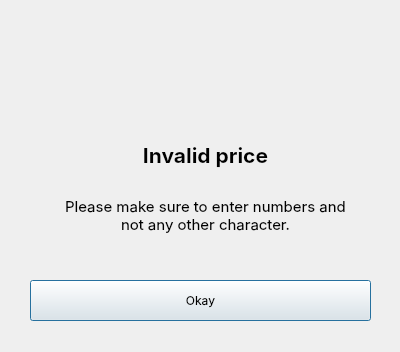
<?xml version="1.0" encoding="UTF-8"?>
<ui version="4.0">
 <class>Dialog</class>
 <widget class="QDialog" name="Dialog">
  <property name="geometry">
   <rect>
    <x>0</x>
    <y>0</y>
    <width>400</width>
    <height>352</height>
   </rect>
  </property>
  <property name="windowTitle">
   <string>Dialog</string>
  </property>
  <widget class="QPushButton" name="okay_btn">
   <property name="geometry">
    <rect>
     <x>30</x>
     <y>280</y>
     <width>341</width>
     <height>41</height>
    </rect>
   </property>
   <property name="font">
    <font>
     <family>SF Pro Display</family>
     <pointsize>9</pointsize>
    </font>
   </property>
   <property name="text">
    <string>Okay</string>
   </property>
  </widget>
  <widget class="QLabel" name="label">
   <property name="geometry">
    <rect>
     <x>150</x>
     <y>30</y>
     <width>100</width>
     <height>100</height>
    </rect>
   </property>
   <property name="text">
    <string/>
   </property>
   <property name="pixmap">
    <pixmap>[SUB] Information Management/Transaction-Management-System-main/Transaction-Management-System/POP_UP/1-Categories/delete_warning.png</pixmap>
   </property>
   <property name="scaledContents">
    <bool>true</bool>
   </property>
  </widget>
  <widget class="QLabel" name="label_2">
   <property name="geometry">
    <rect>
     <x>10</x>
     <y>120</y>
     <width>391</width>
     <height>71</height>
    </rect>
   </property>
   <property name="font">
    <font>
     <family>SF Pro Display</family>
     <pointsize>16</pointsize>
     <weight>75</weight>
     <bold>true</bold>
    </font>
   </property>
   <property name="text">
    <string>&lt;html&gt;&lt;head/&gt;&lt;body&gt;&lt;p align=&quot;center&quot;&gt;Invalid price&lt;/p&gt;&lt;/body&gt;&lt;/html&gt;</string>
   </property>
  </widget>
  <widget class="QLabel" name="label_4">
   <property name="geometry">
    <rect>
     <x>10</x>
     <y>180</y>
     <width>391</width>
     <height>71</height>
    </rect>
   </property>
   <property name="font">
    <font>
     <family>SF Pro Display</family>
     <pointsize>11</pointsize>
     <weight>50</weight>
     <bold>false</bold>
    </font>
   </property>
   <property name="text">
    <string>&lt;html&gt;&lt;head/&gt;&lt;body&gt;&lt;p align=&quot;center&quot;&gt;Please make sure to enter numbers and &lt;br/&gt;not any other character.&lt;/p&gt;&lt;/body&gt;&lt;/html&gt;</string>
   </property>
  </widget>
 </widget>
 <resources/>
 <connections/>
</ui>
